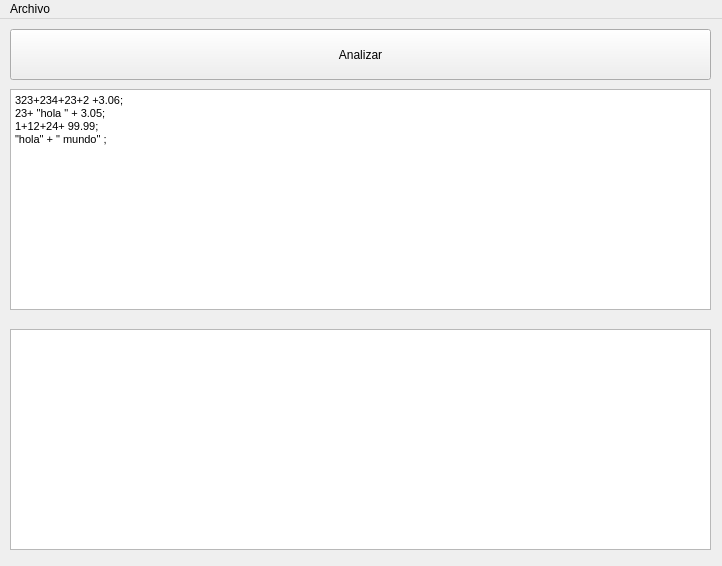
<?xml version="1.0" encoding="UTF-8"?>
<ui version="4.0">
 <class>MainWindow</class>
 <widget class="QMainWindow" name="MainWindow">
  <property name="geometry">
   <rect>
    <x>0</x>
    <y>0</y>
    <width>722</width>
    <height>566</height>
   </rect>
  </property>
  <property name="windowTitle">
   <string>MainWindow</string>
  </property>
  <widget class="QWidget" name="centralWidget">
   <widget class="QTextEdit" name="txtInput">
    <property name="geometry">
     <rect>
      <x>10</x>
      <y>70</y>
      <width>701</width>
      <height>221</height>
     </rect>
    </property>
    <property name="html">
     <string>&lt;!DOCTYPE HTML PUBLIC &quot;-//W3C//DTD HTML 4.0//EN&quot; &quot;http://www.w3.org/TR/REC-html40/strict.dtd&quot;&gt;
&lt;html&gt;&lt;head&gt;&lt;meta name=&quot;qrichtext&quot; content=&quot;1&quot; /&gt;&lt;style type=&quot;text/css&quot;&gt;
p, li { white-space: pre-wrap; }
&lt;/style&gt;&lt;/head&gt;&lt;body style=&quot; font-family:'MS Shell Dlg 2'; font-size:7.8pt; font-weight:400; font-style:normal;&quot;&gt;
&lt;p style=&quot; margin-top:0px; margin-bottom:0px; margin-left:0px; margin-right:0px; -qt-block-indent:0; text-indent:0px;&quot;&gt;&lt;span style=&quot; font-size:8.25pt;&quot;&gt;323+234+23+2 +3.06;&lt;/span&gt;&lt;/p&gt;
&lt;p style=&quot; margin-top:0px; margin-bottom:0px; margin-left:0px; margin-right:0px; -qt-block-indent:0; text-indent:0px;&quot;&gt;&lt;span style=&quot; font-size:8.25pt;&quot;&gt;23+ &amp;quot;hola &amp;quot; + 3.05;&lt;/span&gt;&lt;/p&gt;
&lt;p style=&quot; margin-top:0px; margin-bottom:0px; margin-left:0px; margin-right:0px; -qt-block-indent:0; text-indent:0px;&quot;&gt;&lt;span style=&quot; font-size:8.25pt;&quot;&gt;1+12+24+ 99.99;&lt;/span&gt;&lt;/p&gt;
&lt;p style=&quot; margin-top:0px; margin-bottom:0px; margin-left:0px; margin-right:0px; -qt-block-indent:0; text-indent:0px;&quot;&gt;&lt;span style=&quot; font-size:8.25pt;&quot;&gt;&amp;quot;hola&amp;quot; + &amp;quot; mundo&amp;quot; ;&lt;/span&gt;&lt;/p&gt;&lt;/body&gt;&lt;/html&gt;</string>
    </property>
   </widget>
   <widget class="QTextEdit" name="txtOutput">
    <property name="geometry">
     <rect>
      <x>10</x>
      <y>310</y>
      <width>701</width>
      <height>221</height>
     </rect>
    </property>
   </widget>
   <widget class="QPushButton" name="botonAnalizar">
    <property name="geometry">
     <rect>
      <x>10</x>
      <y>10</y>
      <width>701</width>
      <height>51</height>
     </rect>
    </property>
    <property name="text">
     <string>Analizar</string>
    </property>
   </widget>
  </widget>
  <widget class="QMenuBar" name="menuBar">
   <property name="geometry">
    <rect>
     <x>0</x>
     <y>0</y>
     <width>722</width>
     <height>26</height>
    </rect>
   </property>
   <widget class="QMenu" name="menuArchivo">
    <property name="title">
     <string>Archivo</string>
    </property>
    <addaction name="actionAbrir"/>
    <addaction name="actionNuevo"/>
    <addaction name="separator"/>
    <addaction name="actionGuardar"/>
    <addaction name="actionGuardar_como"/>
   </widget>
   <addaction name="menuArchivo"/>
  </widget>
  <action name="actionAbrir">
   <property name="text">
    <string>Abrir...</string>
   </property>
  </action>
  <action name="actionNuevo">
   <property name="text">
    <string>Nuevo</string>
   </property>
  </action>
  <action name="actionGuardar">
   <property name="text">
    <string>Guardar...</string>
   </property>
  </action>
  <action name="actionGuardar_como">
   <property name="text">
    <string>Guardar como...</string>
   </property>
  </action>
 </widget>
 <layoutdefault spacing="6" margin="11"/>
 <resources/>
 <connections/>
</ui>
